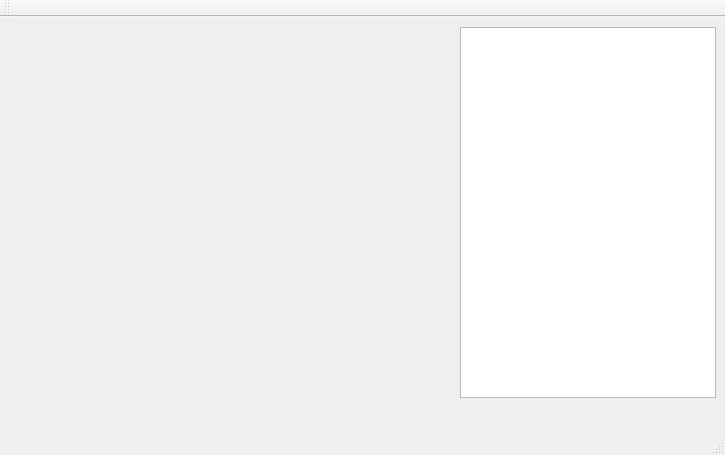
<?xml version="1.0" encoding="UTF-8"?>
<ui version="4.0">
 <class>tableValuesQtClass</class>
 <widget class="QMainWindow" name="tableValuesQtClass">
  <property name="geometry">
   <rect>
    <x>0</x>
    <y>0</y>
    <width>725</width>
    <height>455</height>
   </rect>
  </property>
  <property name="windowTitle">
   <string>tableValuesQt</string>
  </property>
  <widget class="QWidget" name="centralWidget">
   <widget class="QTableView" name="histTableView">
    <property name="geometry">
     <rect>
      <x>460</x>
      <y>10</y>
      <width>256</width>
      <height>371</height>
     </rect>
    </property>
   </widget>
  </widget>
  <widget class="QMenuBar" name="menuBar">
   <property name="geometry">
    <rect>
     <x>0</x>
     <y>0</y>
     <width>725</width>
     <height>21</height>
    </rect>
   </property>
  </widget>
  <widget class="QToolBar" name="mainToolBar">
   <attribute name="toolBarArea">
    <enum>TopToolBarArea</enum>
   </attribute>
   <attribute name="toolBarBreak">
    <bool>false</bool>
   </attribute>
  </widget>
  <widget class="QStatusBar" name="statusBar"/>
 </widget>
 <layoutdefault spacing="6" margin="11"/>
 <resources>
  <include location="tableValuesQt.qrc"/>
 </resources>
 <connections/>
</ui>
